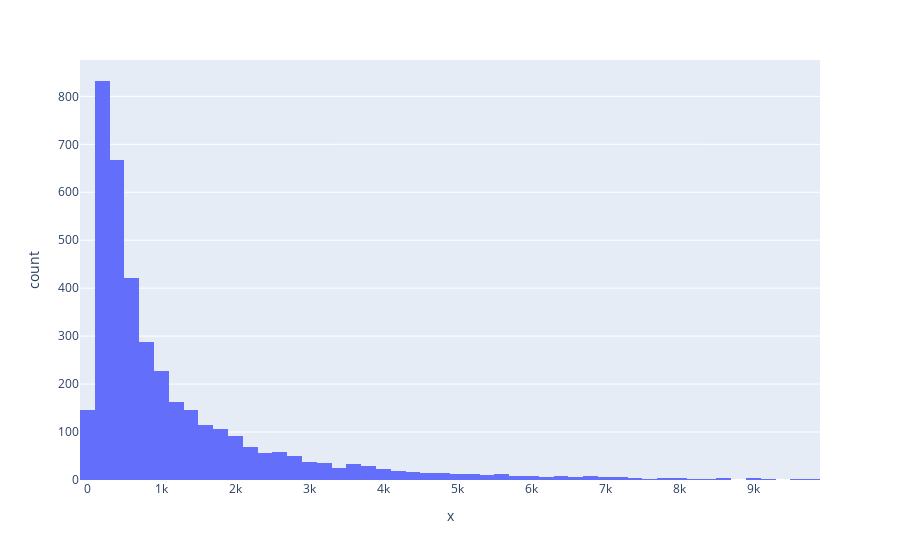

The notebook cell saved with this chart:
### Code cell
x = RFMScores.query('monetary < 10000')['monetary']
fig = px.histogram(RFMScores, x=x)
fig.show()

### Figure 1 — Plotly figure (JSON) as saved in the notebook; plotly's stock layout.template omitted (floating-point values rounded to 4 significant figures; data arrays with more than 128 entries replaced by an {"elided": "..."} marker saying what was removed)
{"data": [{"alignmentgroup": "True", "bingroup": "x", "hovertemplate": "x=%{x}<br>count=%{y}<extra></extra>", "legendgroup": "", "marker": {"color": "#636efa", "pattern": {"shape": ""}}, "name": "", "offsetgroup": "", "orientation": "v", "showlegend": false, "type": "histogram", "x": {"elided": "3836 float values"}, "xaxis": "x", "yaxis": "y"}], "layout": {"barmode": "relative", "legend": {"tracegroupgap": 0}, "margin": {"t": 60}, "xaxis": {"anchor": "y", "domain": [0, 1], "title": {"text": "x"}}, "yaxis": {"anchor": "x", "domain": [0, 1], "title": {"text": "count"}}}}
